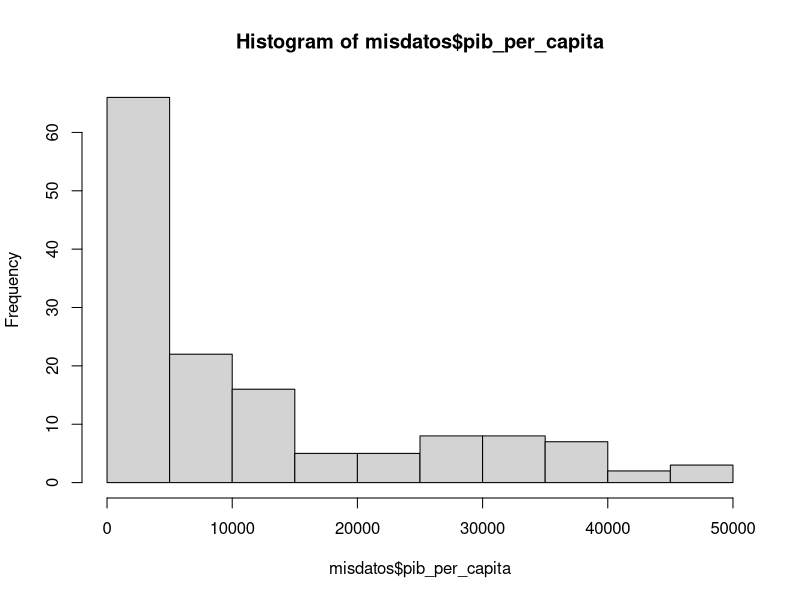
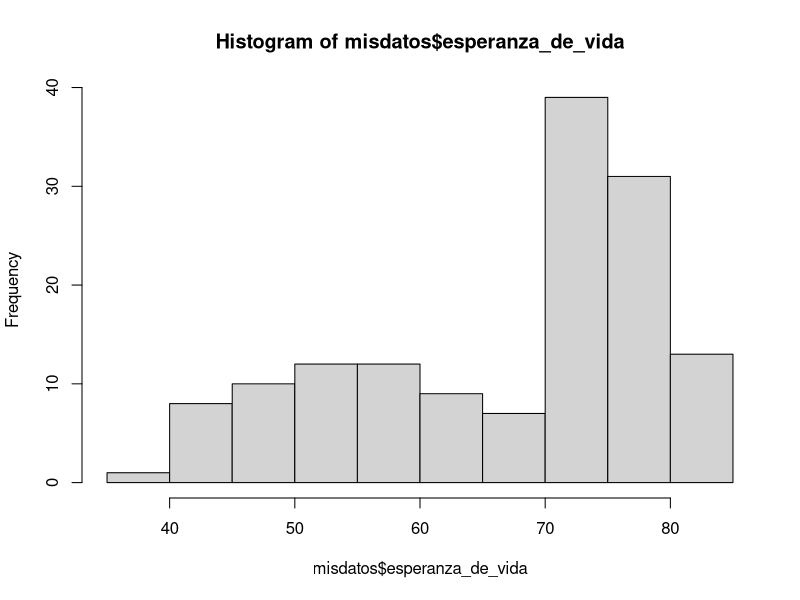
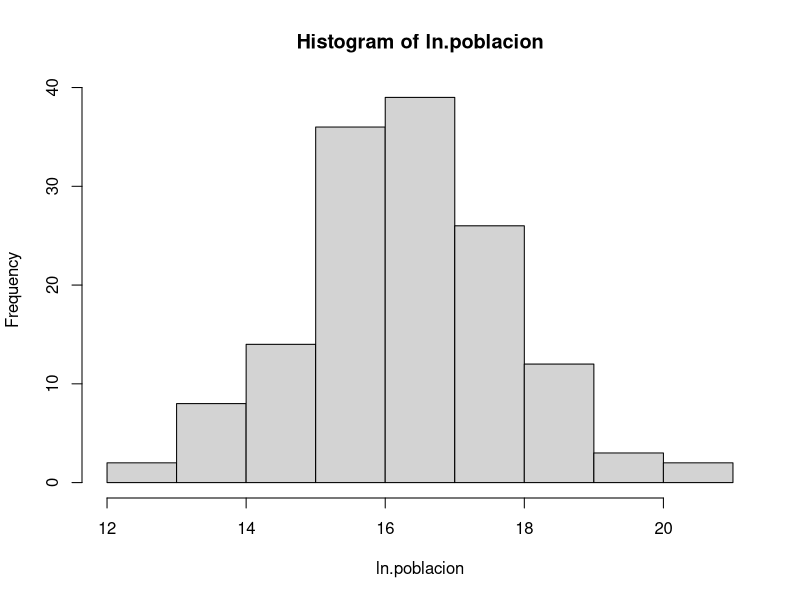

These charts were generated, in order, by the following R code:
# nombre del archivo a mandar por correo:
# nombre_apellido_inferencia_profesor.R
# ejemplo:
# juan_perez_inferencia_beltran.R

# No olvide ejecutar las líneas 6 y 11 antes de empezar el resto del trabajo
library(readxl)

# 1. Use la función read_excel para cargar los datos que se encuentran en el archivo excel 

misdatos <- read_excel("datos_e.xlsx")


# 2. Para las variables "pib_per_capita" y "esperanza_de_vida" compute lo siguiente
# 2.1 la media cada una (4 pts)

mean(misdatos$pib_per_capita)
mean(misdatos$esperanza_de_vida)

# 2.2 la desviación estandar de cada una (4 pts)

sd(misdatos$pib_per_capita)
sd(misdatos$esperanza_de_vida)

# 2.3 la cantidad de observaciones (n) de cada una (4 pts)

length(misdatos$pib_per_capita)
length(misdatos$esperanza_de_vida)

# 3. Grafique los histogramas de estas tres variables:
# "pib_per_capita" (2 pto), "esperanza_de_vida" (2 pto) 
#y el logaritmo natural de la variable "población" (4 pts).
# Puede usar cualquier función y paquete de R que grafique histogramas

hist(misdatos$pib_per_capita)
hist(misdatos$esperanza_de_vida)

log(misdatos$poblacion)
ln.poblacion <-(log(misdatos$poblacion))
hist(ln.poblacion)





